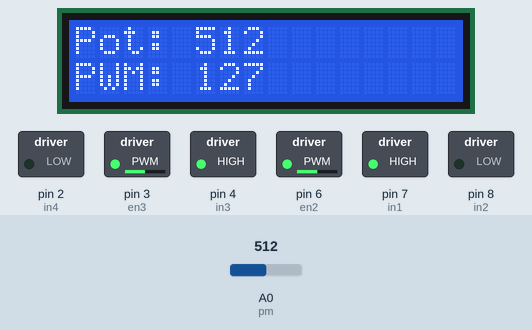
This sketch was run on a simulated Arduino Uno, built with avr-gcc and run on an emulated ATmega328P. On the bench: 16×2 character LCD, switched loads named in the sketch (green lamp = pin HIGH). Inputs (shaded band) come from the test bench; at power-on: A0 (pm) = 512.

Above: at 1.2 s.
1.3 s: A0 (pm) set to 716
At 1.9 s:
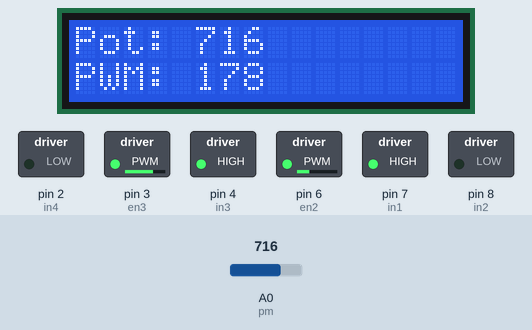
3.1 s: A0 (pm) set to 900
At 4.1 s:
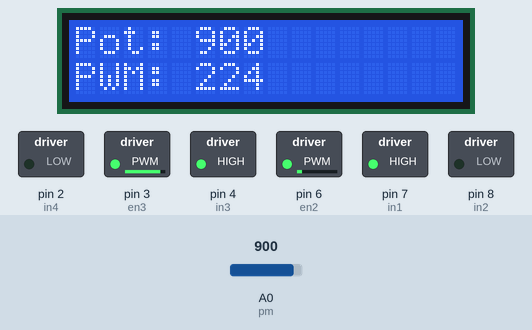
4.7 s: A0 (pm) set to 1023
At 5.1 s:
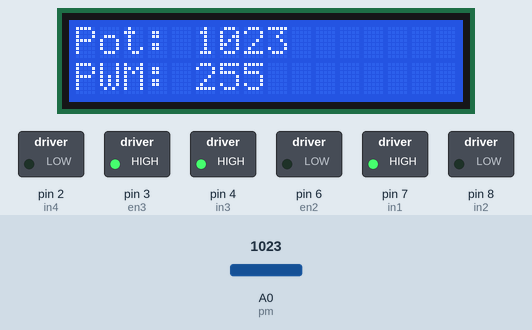
6.2 s: A0 (pm) set to 306
At 7.2 s:
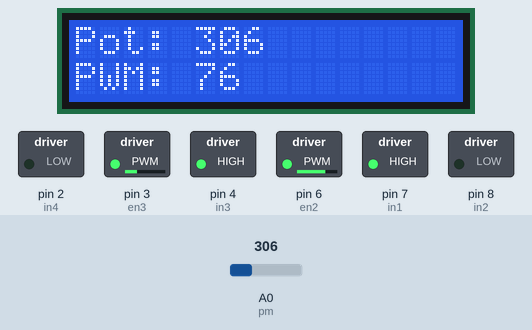
7.8 s: A0 (pm) set to 122
At 9.0 s:
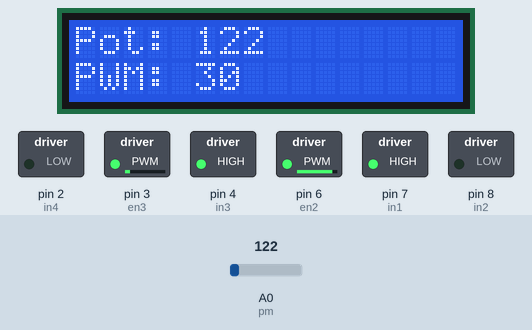
9.3 s: A0 (pm) set to 0
At 10.0 s:
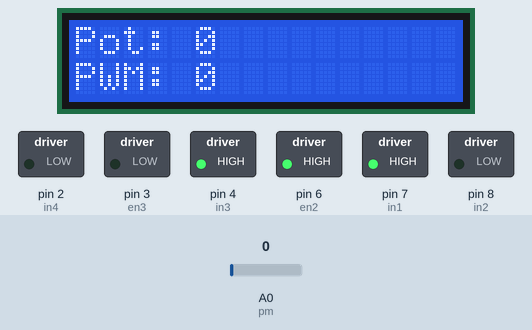
Timing chart, 0 to 11.9 s (numbered marks = the images above; inputs shaded):
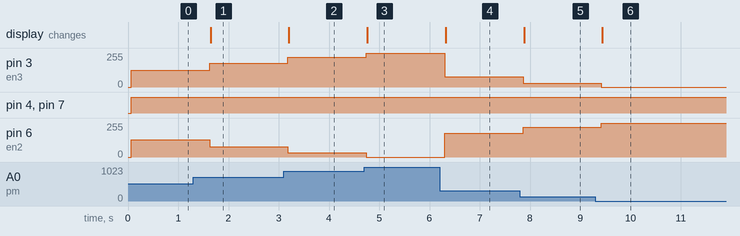

Measured:
- after the input at 1.3 s, pin 3 (en3): 127/255 → 178/255 after 0.32 s; pin 6 (en2): 128/255 → 77/255 after 0.32 s; the display: changes after 0.34 s (image 1)
- after the input at 3.1 s, pin 3 (en3): 178/255 → 224/255 after 0.08 s; pin 6 (en2): 77/255 → 31/255 after 0.08 s; the display: changes after 0.10 s (image 2)
- after the input at 4.7 s, pin 3 (en3): 224/255 → 255/255 at once; pin 6 (en2): 31/255 → 0/255 at once; the display: changes after 0.06 s (image 3)
- after the input at 6.2 s, pin 3 (en3): 255/255 → 76/255 after 0.11 s; pin 6 (en2): 0/255 → 179/255 after 0.11 s; the display: changes after 0.12 s (image 4)
- after the input at 7.8 s, pin 3 (en3): 76/255 → 30/255 after 0.06 s; pin 6 (en2): 179/255 → 225/255 after 0.06 s; the display: changes after 0.08 s (image 5)
- after the input at 9.3 s, pin 3 (en3): 30/255 → 0/255 after 0.12 s; pin 6 (en2): 225/255 → 255/255 after 0.12 s; the display: changes after 0.14 s (image 6)

The sketch:

copy_of_cool_curcan_wluff1.ino
```cpp
// C++ code
//
#include <Wire.h>
#include <LiquidCrystal_I2C.h>

LiquidCrystal_I2C lcd(0x27, 16, 2);
int en3 = 3, in3 = 4, in4 = 2, en2 = 6, in1 = 7, in2 = 8, pm = A0;
void setup()
{
  pinMode(en3, OUTPUT);
  pinMode(in3, OUTPUT);
  pinMode(in4, OUTPUT);
  pinMode(en2, OUTPUT);
  pinMode(in1, OUTPUT);
  pinMode(in2, OUTPUT);
  pinMode(pm, INPUT);
  lcd.init();
  lcd.backlight();
}

void loop()
{
  int input = analogRead(pm);
  int input1 = map(input, 0, 1023, 0, 255);
  int input2 = map(input, 0, 1023, 255, 0);
  //One motor sppeds up while the other slows down
  digitalWrite(in3, HIGH);
  //digitalWrite(in3,LOW);
  digitalWrite(in4, LOW);
  //digitalWrite(in4, HIGH);
  analogWrite(en3, input1);

  digitalWrite(in1, HIGH);
  //digitalWrite(in1, LOW);
  digitalWrite(in2, LOW);
  //digitalWrite(in2,HIGH);
  analogWrite(en2, input2);
  lcd.clear();
  lcd.setCursor(0,0);
  lcd.print("Pot: ");
  lcd.print(input);
  lcd.setCursor(0,1);
  lcd.print("PWM: ");
  lcd.print(input1);
  delay(500);

}
```
